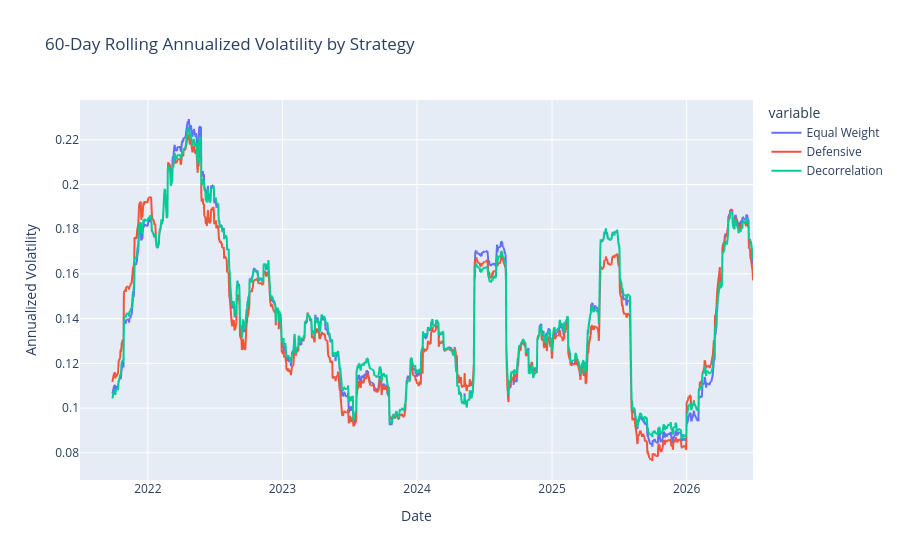

The cell this chart's notebook holds for it:
### Code cell
window = 60  # ~3 months of trading days

# Rolling annualized volatility for each portfolio strategy
rolling_vol = portfolio_returns.rolling(window).std() * np.sqrt(252)

fig_rollvol = px.line(
    rolling_vol,
    title=f'{window}-Day Rolling Annualized Volatility by Strategy',
    labels={'value': 'Annualized Volatility', 'Date': 'Date'}
)
fig_rollvol.show()

### Figure 1 — Plotly figure (JSON) as saved in the notebook; plotly's stock layout.template omitted (floating-point values rounded to 4 significant figures; data arrays with more than 128 entries replaced by an {"elided": "..."} marker saying what was removed)
{"data": [{"hovertemplate": "variable=Equal Weight<br>Date=%{x}<br>Annualized Volatility=%{y}<extra></extra>", "legendgroup": "Equal Weight", "line": {"color": "#636efa", "dash": "solid"}, "marker": {"symbol": "circle"}, "mode": "lines", "name": "Equal Weight", "showlegend": true, "type": "scattergl", "x": {"elided": "1233 str values"}, "xaxis": "x", "y": {"elided": "1233 float values"}, "yaxis": "y"}, {"hovertemplate": "variable=Defensive<br>Date=%{x}<br>Annualized Volatility=%{y}<extra></extra>", "legendgroup": "Defensive", "line": {"color": "#EF553B", "dash": "solid"}, "marker": {"symbol": "circle"}, "mode": "lines", "name": "Defensive", "showlegend": true, "type": "scattergl", "x": {"elided": "1233 str values"}, "xaxis": "x", "y": {"elided": "1233 float values"}, "yaxis": "y"}, {"hovertemplate": "variable=Decorrelation<br>Date=%{x}<br>Annualized Volatility=%{y}<extra></extra>", "legendgroup": "Decorrelation", "line": {"color": "#00cc96", "dash": "solid"}, "marker": {"symbol": "circle"}, "mode": "lines", "name": "Decorrelation", "showlegend": true, "type": "scattergl", "x": {"elided": "1233 str values"}, "xaxis": "x", "y": {"elided": "1233 float values"}, "yaxis": "y"}], "layout": {"legend": {"title": {"text": "variable"}, "tracegroupgap": 0}, "title": {"text": "60-Day Rolling Annualized Volatility by Strategy"}, "xaxis": {"anchor": "y", "domain": [0, 1], "title": {"text": "Date"}}, "yaxis": {"anchor": "x", "domain": [0, 1], "title": {"text": "Annualized Volatility"}}}}
